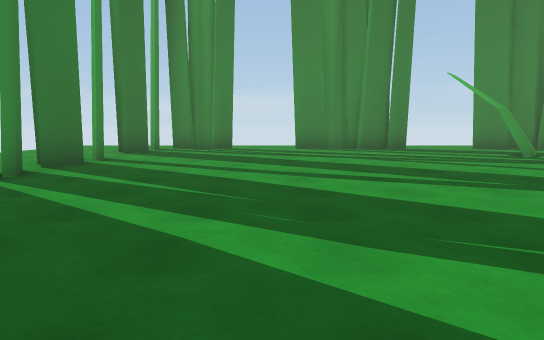
view 1 (above)

24 first-person views from a walk through a Unity game level. The camera is 1.3 m above the floor, tilts 6° down and sees 70° across. The floor is counted in squares, 2 m on a side. Each view is taken from the middle of a square. On the plan, view 1 faces up. The plan holds only what a view shows up to about 11 squares ahead; the rest is blank. The place goes on beyond the plan. The player is left out. Some animated figures are not drawn. Some surface patterns are stand-ins.

view 2
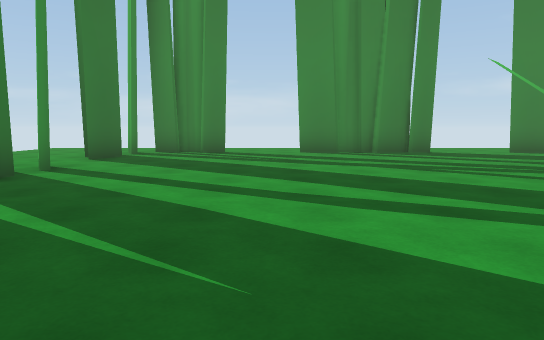

view 3
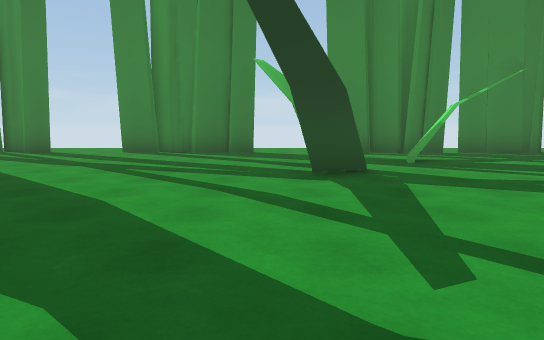

view 4
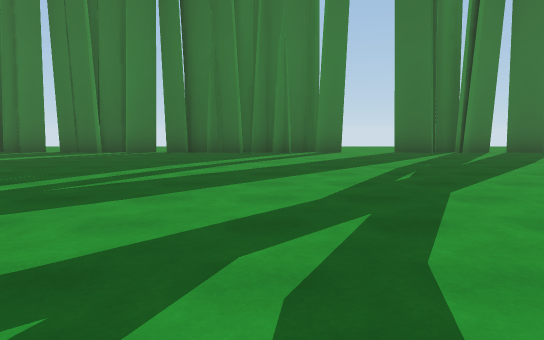

view 5
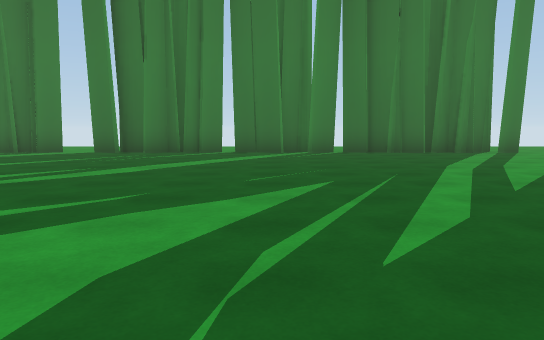

view 6
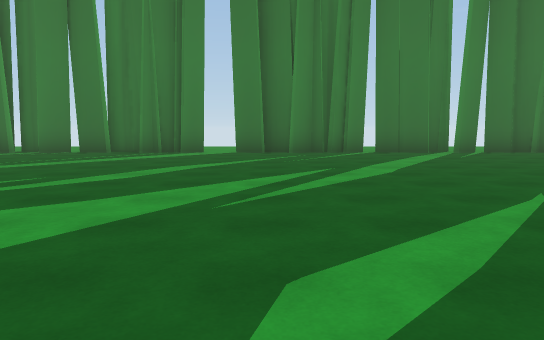

view 7
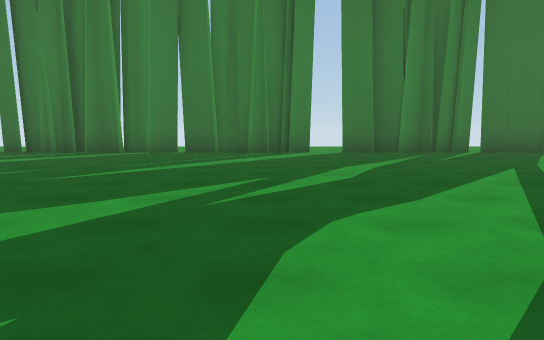

view 8
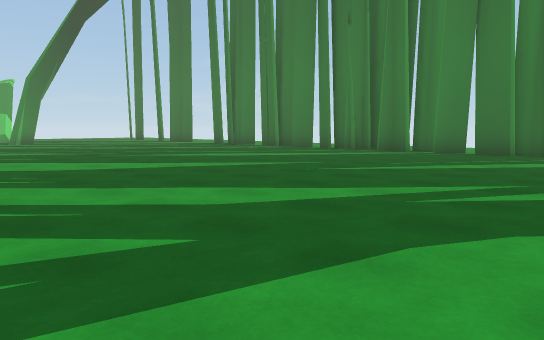

view 9
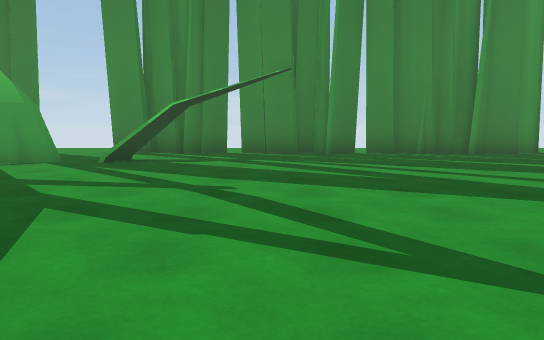

view 10
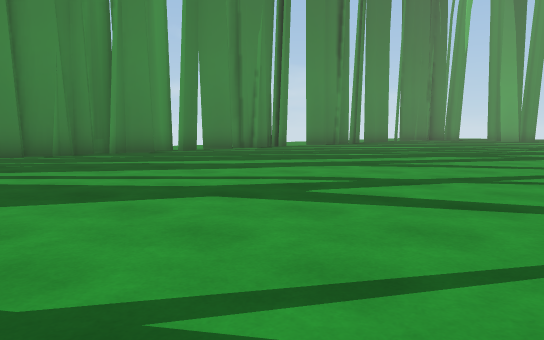

view 11
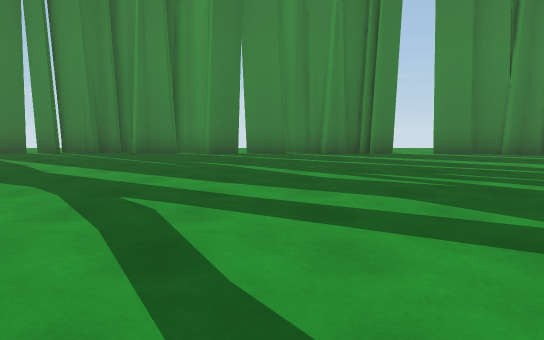

view 12
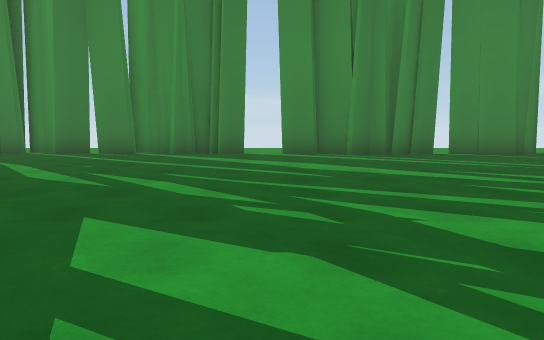

view 13
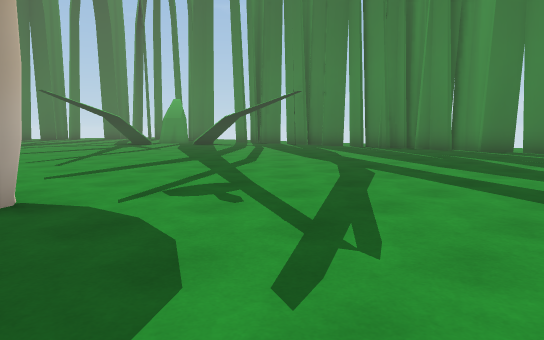

view 14
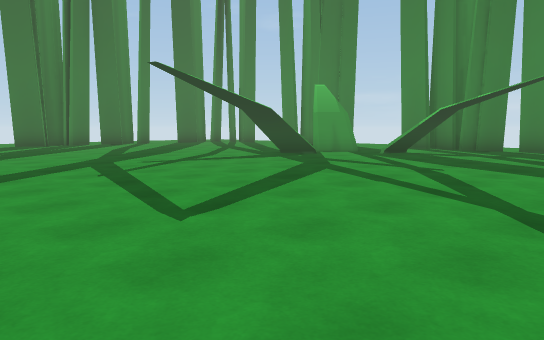

view 15
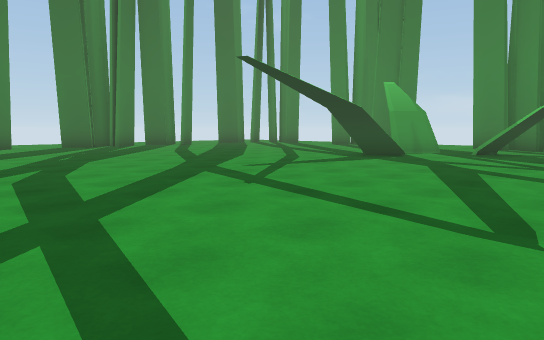

view 16
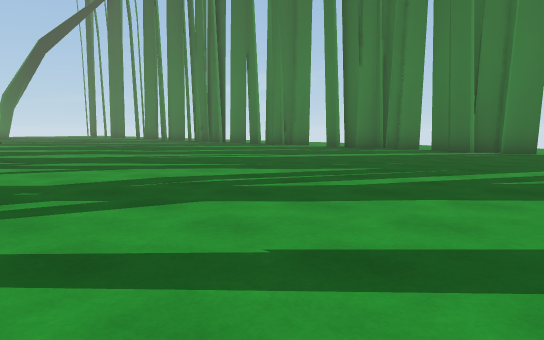

view 17
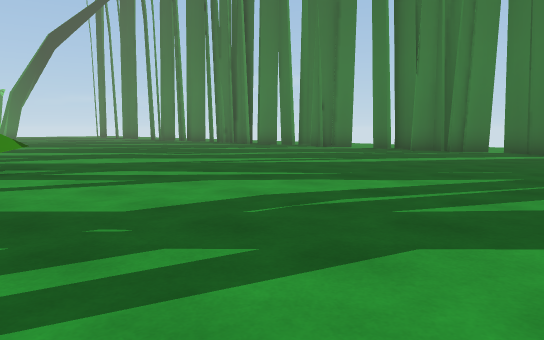

view 18
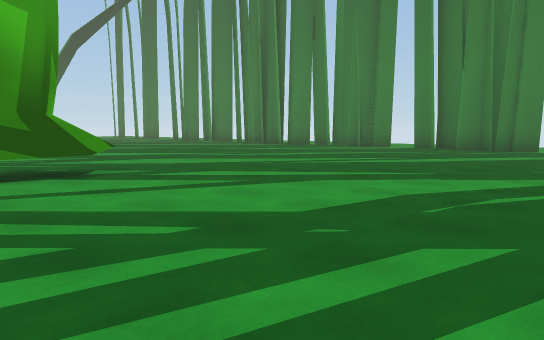

view 19
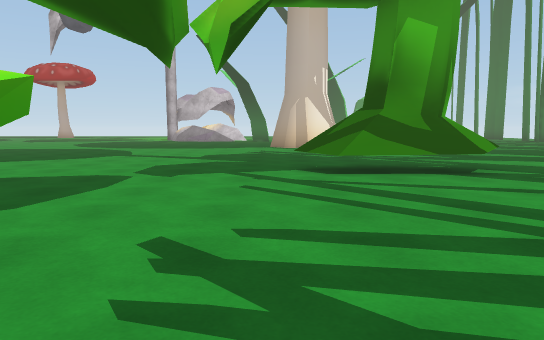

view 20
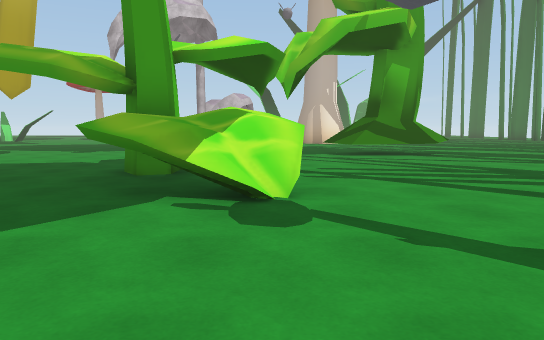

view 21
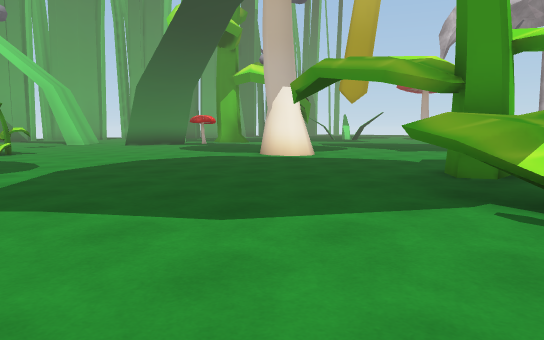

view 22
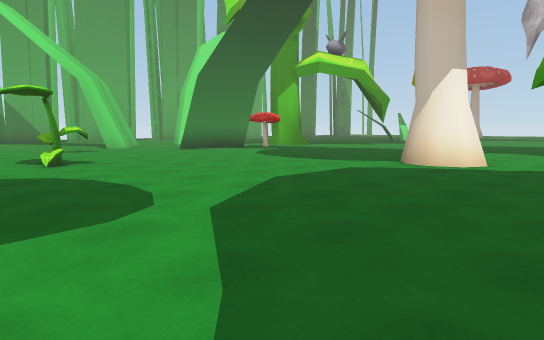

view 23
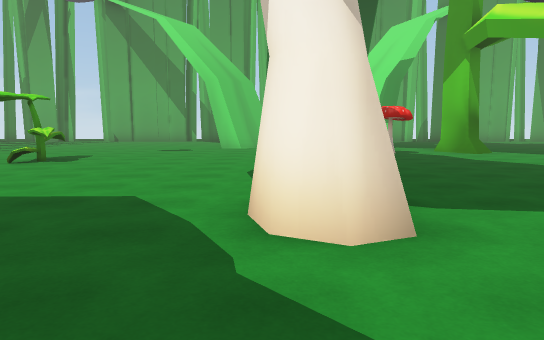

view 24
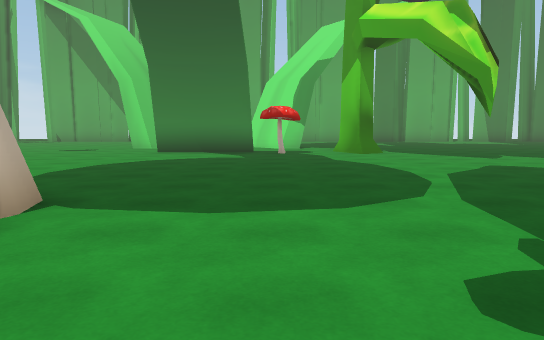

### Floor plan
Key: @ floor where view 1 was taken; # wall or solid block; x gap in a wall; . floor; ^ raised ledge; T thing the floor can be seen under or through; P plant; M mushroom.
Columns run from 6 left of view 1 to 28 right of it. Each row starts with its distance up from view 1.
 13 ..###..####..###.##.### ..## ..
 12 ..#................##.########.###x
 11 ..#................................
 10 ............#.#....................
  9 ............x......................
  8  .#.........#......................
  7  .#................................
  6   #...............................
  5   #..............................
  4   #..............................
  3   ..............................
  2   ........................... .
  1   #.....................#....
  0   #...@......................  ..
 -1   #..............................
 -2   #..........................P.....
 -3   #................................
 -4   #..............#^...............
 -5   #..............###.............
 -6   #...............##.............
 -7   #.....................#.......#
 -8   #.............................#
 -9   #.............................#
-10   #..........TTT................M
-11   #..............................
-12   #.............................#
-13   #.............................#
-14   #........... .........  .......
-15   #..........  .........    .....
-16   #..........                ....
-17   #..........                  ..
-18   #..........

Positions as (right, up) in squares from view 1, and headings:
1: (0, 0), facing up
2: (0, 2), facing up
3: (5, 2), facing up
4: (7, 0), facing left
5: (7, -5), facing left
6: (7, -9), facing left
7: (7, -12), facing left
8: (7, -11), facing down-left
9: (11, 2), facing up
10: (12, 2), facing up-right
11: (20, 2), facing up
12: (24, 2), facing up
13: (22, 0), facing up-left
14: (13, 0), facing up-left
15: (11, -1), facing up-left
16: (8, -1), facing down-left
17: (8, -3), facing down-left
18: (9, -4), facing down-left
19: (10, -4), facing down
20: (11, 0), facing down
21: (11, 0), facing down-right
22: (15, 0), facing down-right
23: (15, -7), facing right
24: (15, -10), facing right
